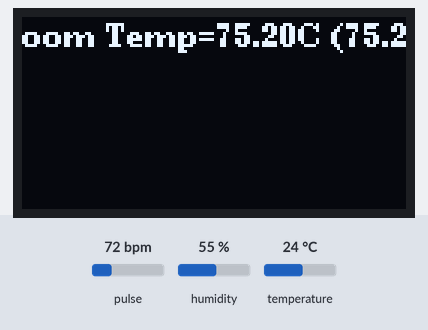
Simulated run of this sketch. Board: ESP8266 (NodeMCU). Parts: 128×64 one-colour display. The test bench sets the inputs (shaded band); at power-on: temperature 24 °C, pulse 72 bpm, humidity 55 %. What the sketch prints to the serial monitor is not drawn.

Above: at 1.0 s.
1.3 s: temperature set to 12 °C
At 2.19 s:
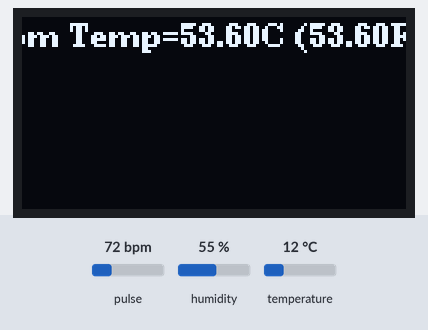
3.6 s: temperature set to 19 °C
At 5.21 s:
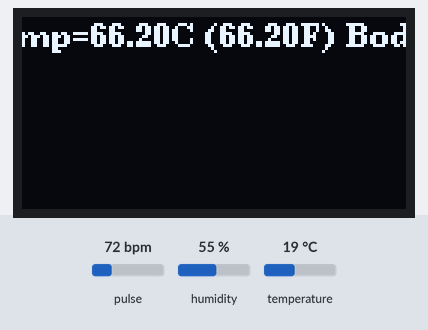
5.7 s: temperature set to 28 °C
At 6.29 s:
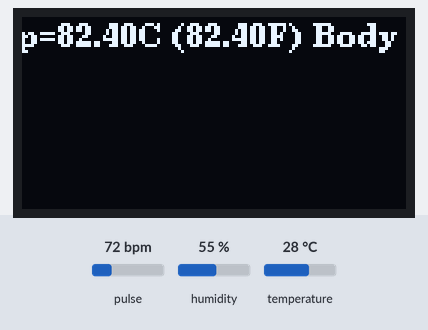
7.7 s: pulse set to 130 bpm
At 13.09 s:
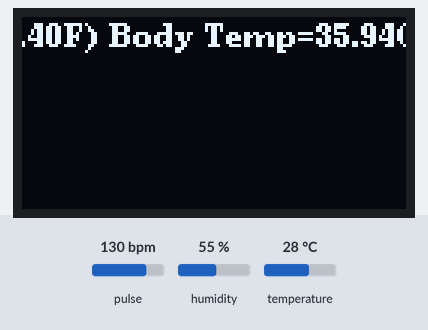

The sketch:

Patient_health_monitoring.ino
```cpp
#include <Wire.h>
#include "MAX30105.h"
#include "heartRate.h"
#include <U8g2lib.h>  // Include the U8g2 library
#include <DHT.h>      // Include the DHT library

#define DHTPIN D4     // Digital pin connected to the DHT11 sensor
#define DHTTYPE DHT11 // DHT11 sensor type
#define LM35_PIN A0   // Analog pin connected to the LM35 sensor

// Define OLED display constructor with appropriate parameters based on your display model
U8G2_SH1106_128X64_NONAME_F_HW_I2C u8g2(U8G2_R0, /* reset=*/ U8X8_PIN_NONE);

MAX30105 particleSensor;
DHT dht(DHTPIN, DHTTYPE);

const byte RATE_SIZE = 4;
byte rates[RATE_SIZE];
byte rateSpot = 0;
long lastBeat = 0;
long lastOxygenRead = 0; // Variable to keep track of last SpO2 reading time

float beatsPerMinute;
int beatAvg;
float SpO2Value = 0; // Placeholder for SpO2 value
float temperature;
float humidity;
float roomTempC;
float bodyTempC;
float roomTempF;
float bodyTempF;

float vref = 3.3;
float resolution = vref / 1023;

void setup()
{
  Serial.begin(115200);  /* Define baud rate for serial communication */
  Serial.println("Initializing...");

  // Initialize sensor
  if (!particleSensor.begin(Wire, I2C_SPEED_FAST))
  {
    Serial.println("MAX30105 was not found. Please check wiring/power. ");
    while (1);
  }
  Serial.println("Place your index finger on the sensor with steady pressure.");

  particleSensor.setup();
  particleSensor.setPulseAmplitudeRed(0x0A);
  particleSensor.setPulseAmplitudeGreen(0);

  // Initialize DHT sensor
  dht.begin();

  // Initialize the OLED display
  u8g2.begin();
  u8g2.setFlipMode(1);  // Adjust this according to your display orientation
}

void loop()
{
  long irValue = particleSensor.getIR();
  long redValue = particleSensor.getRed();

  // Read temperature and humidity from DHT11 sensor
  humidity = dht.readHumidity();
  temperature = dht.readTemperature();

  if (isnan(humidity) || isnan(temperature)) {
    Serial.println("Failed to read from DHT sensor!");
    return;
  }

  temperature = temperature * 1.8 + 32.0; // Convert Celsius to Fahrenheit

  // Determine body temperature based on IR value
  if (irValue >= 97000 && irValue <= 110000) {
    bodyTempF = 96.7;
  } else if (irValue > 110000 && irValue <= 120000) {
    bodyTempF = 98.6;
  } else {
    bodyTempF = 0;
  }

  roomTempC = temperature;

  // Convert temperatures to Fahrenheit
  roomTempF = temperature;
  bodyTempC = (bodyTempF - 32) / 1.8;

  if (checkForBeat(irValue) == true)
  {
    long delta = millis() - lastBeat;
    lastBeat = millis();

    beatsPerMinute = 60 / (delta / 1000.0);

    if (beatsPerMinute < 255 && beatsPerMinute > 20)
    {
      rates[rateSpot++] = (byte)beatsPerMinute;
      rateSpot %= RATE_SIZE;

      beatAvg = 0;
      for (byte x = 0; x < RATE_SIZE; x++)
        beatAvg += rates[x];
      beatAvg /= RATE_SIZE;
    }

    // Calculate SpO2 value here using appropriate method or placeholder value
    SpO2Value = calculateSpO2(); // Replace with actual method or value
  }

  // Check if it's time to read SpO2
  if (millis() - lastOxygenRead >= 1000) {
    int32_t irValue = particleSensor.getIR();
    int32_t redValue = particleSensor.getRed();

    if (irValue > 0 && redValue > 0) {
      // Calculate SpO2
      float ratio = (float)redValue / irValue;
      SpO2Value = 100 - 17 * ratio; // Adjusted for better accuracy
      Serial.print("SpO2=");
      Serial.println(SpO2Value);
    } else {
      Serial.println("SpO2=N/A");
    }
    lastOxygenRead = millis();
  }

  // Display values only if IR value is above 10000, otherwise, display BPM as 0
  if (irValue >= 10000) {
    // Clear the display buffer
    u8g2.clearBuffer();

    // Display temperature, humidity, IR value, BPM, Avg BPM, SpO2, and LM35 temperatures on OLED display
    u8g2.setFont(u8g2_font_ncenB08_tr); // Choose a font

    // Define text to display
    String displayText = "Room Temp=" + String(roomTempC) + "C (" + String(roomTempF) + "F) Body Temp=" + String(bodyTempC) + "C (" + String(bodyTempF) + "F) Humidity=" + String(humidity) + "% IR=" + String(irValue) + " BPM=" + String(beatsPerMinute) +
                         " Avg BPM=" + String(beatAvg) + " SpO2=" + String(SpO2Value);

    // Calculate scrolling position based on time
    int scrollPosition = (millis() / 100) % (displayText.length() + 21);

    // Display the text with scrolling effect
    u8g2.drawStr(-scrollPosition, 10, displayText.c_str());

    // Send the buffer to the display
    u8g2.sendBuffer();
  }

  // Print the same values to Serial monitor
  Serial.print("Room Temp=");
  Serial.print(roomTempC);
  Serial.print("C (");
  Serial.print(roomTempF);
  Serial.print("F), Body Temp=");
  Serial.print(bodyTempC);
  Serial.print("C (");
  Serial.print(bodyTempF);
  Serial.print("F), Humidity=");
  Serial.print(humidity);
  Serial.print("%, IR=");
  Serial.print(irValue);
  if (irValue < 50000) {
    // If IR value is below 50000, set BPM and SpO2 as 0
    beatsPerMinute = 0;
    SpO2Value = 0;
  }
  Serial.print(", BPM=");
  Serial.print(beatsPerMinute);
  Serial.print(", Avg BPM=");
  Serial.print(beatAvg);
  Serial.print(", SpO2=");
  Serial.print(SpO2Value);

  Serial.println();
}

// Placeholder function for SpO2 calculation
float calculateSpO2()
{
  // You can implement your SpO2 calculation logic here or return a fixed value
  // For example:
  return 98.5; // Placeholder value
}
```
